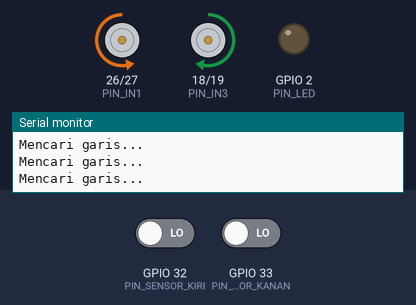
Simulated run of this sketch. Board: ESP32. Shown: motor-driver pin pairs drawn as motors (green arrow = first pin HIGH = forward, orange = second pin HIGH = backward, longer = more drive, scaled by the enable pin), output pins drawn as LEDs (lit = HIGH), the last lines printed to the serial monitor. Inputs (shaded band) come from the test bench; at power-on: GPIO 32 (PIN_SENSOR_KIRI) LOW, GPIO 33 (PIN_SENSOR_KANAN) LOW.

Above: at 1.2 s.
1.3 s: GPIO 32 (PIN_SENSOR_KIRI) driven HIGH
At 2.4 s:
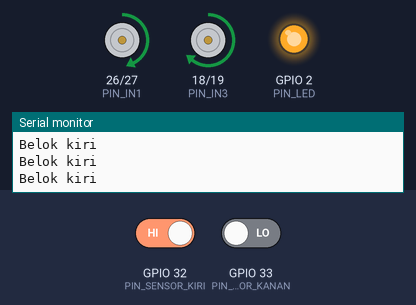
2.8 s: GPIO 33 (PIN_SENSOR_KANAN) driven HIGH
At 3.6 s:
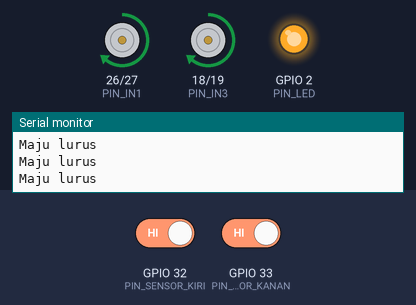
4.3 s: GPIO 32 (PIN_SENSOR_KIRI) driven LOW
At 4.7 s:
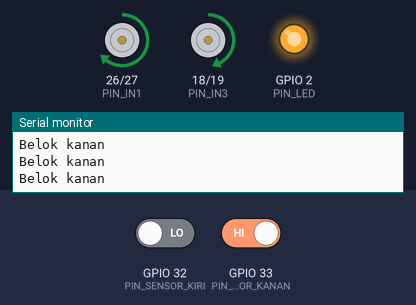
5.8 s: GPIO 33 (PIN_SENSOR_KANAN) driven LOW
At 7.1 s:
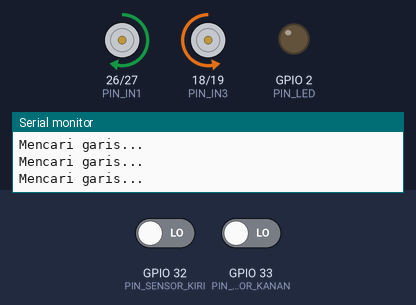
Timing chart, 0 to 8.3 s (numbered marks = the images above; inputs shaded):
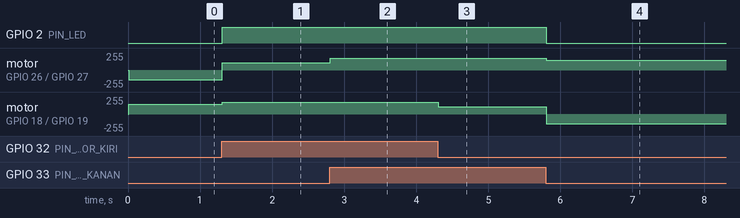

The sketch:

RobotLineFollower.ino
```cpp
// Robot Line Follower — ESP32 + 2 sensor garis TCRT5000 + driver L298N
//
// Robot mengikuti garis hitam di lantai putih tanpa disentuh.
// Dua sensor garis TCRT5000 di depan membaca garis; ESP32 memutuskan
// arah dari kombinasi kedua sensor, lalu mengatur kecepatan kedua motor
// DC lewat driver L298N dengan sinyal PWM.
//
// Logika mengikuti garis (sensor HIGH = di atas garis hitam):
//   kiri HIGH, kanan HIGH  -> maju lurus
//   kiri HIGH saja         -> belok kiri (motor kiri pelan)
//   kanan HIGH saja        -> belok kanan (motor kanan pelan)
//   keduanya LOW           -> putar di tempat ke arah belokan terakhir,
//                            sampai salah satu sensor menemukan garis lagi
//
// Pin (sama persis dengan schematic.png):
//   Sensor kiri  OUT -> GPIO32, VCC -> 3V3, GND -> GND
//   Sensor kanan OUT -> GPIO33, VCC -> 3V3, GND -> GND
//   L298N ENA -> GPIO25 (PWM motor kiri)
//   L298N IN1 -> GPIO26, IN2 -> GPIO27 (arah motor kiri)
//   L298N IN3 -> GPIO18, IN4 -> GPIO19 (arah motor kanan)
//   L298N ENB -> GPIO13 (PWM motor kanan)
//   L298N 12V -> baterai 7,4 V, GND -> GND, 5V -> VIN ESP32
//   LED bawaan GPIO2 menyala saat robot sedang mengikuti garis.
//
// Perhatian daya: baterai 7,4 V HANYA masuk ke pin 12V L298N.
// Jangan hubungkan baterai langsung ke VIN ESP32 — ESP32 dicatu
// dari regulator 5V L298N lewat VIN.

// ---------- Pin ----------
const uint8_t PIN_SENSOR_KIRI  = 32;  // OUT sensor garis kiri (TCRT5000)
const uint8_t PIN_SENSOR_KANAN = 33;  // OUT sensor garis kanan (TCRT5000)
const uint8_t PIN_ENA = 25;           // PWM motor kiri (L298N ENA)
const uint8_t PIN_IN1 = 26;           // Arah motor kiri
const uint8_t PIN_IN2 = 27;           // Arah motor kiri
const uint8_t PIN_IN3 = 18;           // Arah motor kanan
const uint8_t PIN_IN4 = 19;           // Arah motor kanan
const uint8_t PIN_ENB = 13;           // PWM motor kanan (L298N ENB)
const uint8_t PIN_LED  = 2;            // LED bawaan ESP32

// ---------- Konstanta ----------
const uint16_t INTERVAL_BACA_MS = 10;    // baca sensor tiap 10 ms
const uint16_t FREKUENSI_PWM_HZ = 5000;  // frekuensi PWM motor
const uint8_t  RESOLUSI_PWM_BIT = 8;     // PWM 8-bit (0-255)
const uint8_t  KECEPATAN_MAJU   = 180;   // kecepatan lurus (0-255)
const uint8_t  KECEPATAN_BELOK  = 110;   // kecepatan motor sisi dalam saat belok
const uint8_t  KECEPATAN_PUTAR  = 150;   // kecepatan putar mencari garis
const uint8_t  PWM_MAKSIMAL     = 255;   // nilai PWM tertinggi

// Arah putar terakhir: true = terakhir belok kiri, false = kanan.
// Dipakai saat robot kehilangan garis supaya putarnya tidak asal.
bool terakhirBelokKiri = true;

unsigned long waktuBacaTerakhir = 0;

void setup() {
  Serial.begin(115200);

  pinMode(PIN_SENSOR_KIRI, INPUT);
  pinMode(PIN_SENSOR_KANAN, INPUT);
  pinMode(PIN_LED, OUTPUT);

  pinMode(PIN_IN1, OUTPUT);
  pinMode(PIN_IN2, OUTPUT);
  pinMode(PIN_IN3, OUTPUT);
  pinMode(PIN_IN4, OUTPUT);

  // PWM motor (ESP32 core 4.x: ledcAttach mengikat pin ke channel)
  ledcAttach(PIN_ENA, FREKUENSI_PWM_HZ, RESOLUSI_PWM_BIT);
  ledcAttach(PIN_ENB, FREKUENSI_PWM_HZ, RESOLUSI_PWM_BIT);

  berhenti();
  Serial.println("Robot line follower siap.");
}

void loop() {
  unsigned long sekarang = millis();
  if (sekarang - waktuBacaTerakhir < INTERVAL_BACA_MS) {
    return;  // belum waktunya baca sensor lagi
  }
  waktuBacaTerakhir = sekarang;

  bool kiriDiGaris  = digitalRead(PIN_SENSOR_KIRI) == HIGH;
  bool kananDiGaris = digitalRead(PIN_SENSOR_KANAN) == HIGH;

  if (kiriDiGaris && kananDiGaris) {
    majuLurus();
  } else if (kiriDiGaris) {
    belokKiri();
  } else if (kananDiGaris) {
    belokKanan();
  } else {
    putarCariGaris();
  }
}

// ---------- Gerakan ----------

// Atur satu motor: kecepatan 0-255, maju = true berarti roda ke depan.
void aturMotor(uint8_t pinPwm, uint8_t pinArah1, uint8_t pinArah2,
               uint8_t kecepatan, bool maju) {
  digitalWrite(pinArah1, maju ? HIGH : LOW);
  digitalWrite(pinArah2, maju ? LOW : HIGH);
  ledcWrite(pinPwm, kecepatan);
}

void majuLurus() {
  aturMotor(PIN_ENA, PIN_IN1, PIN_IN2, KECEPATAN_MAJU, true);
  aturMotor(PIN_ENB, PIN_IN3, PIN_IN4, KECEPATAN_MAJU, true);
  digitalWrite(PIN_LED, HIGH);
  Serial.println("Maju lurus");
}

void belokKiri() {
  // Motor kiri pelan, motor kanan tetap cepat -> robot belok kiri.
  aturMotor(PIN_ENA, PIN_IN1, PIN_IN2, KECEPATAN_BELOK, true);
  aturMotor(PIN_ENB, PIN_IN3, PIN_IN4, KECEPATAN_MAJU, true);
  terakhirBelokKiri = true;
  digitalWrite(PIN_LED, HIGH);
  Serial.println("Belok kiri");
}

void belokKanan() {
  aturMotor(PIN_ENA, PIN_IN1, PIN_IN2, KECEPATAN_MAJU, true);
  aturMotor(PIN_ENB, PIN_IN3, PIN_IN4, KECEPATAN_BELOK, true);
  terakhirBelokKiri = false;
  digitalWrite(PIN_LED, HIGH);
  Serial.println("Belok kanan");
}

void putarCariGaris() {
  // Putar di tempat ke arah belokan terakhir sampai garis ketemu lagi.
  if (terakhirBelokKiri) {
    aturMotor(PIN_ENA, PIN_IN1, PIN_IN2, KECEPATAN_PUTAR, false);
    aturMotor(PIN_ENB, PIN_IN3, PIN_IN4, KECEPATAN_PUTAR, true);
  } else {
    aturMotor(PIN_ENA, PIN_IN1, PIN_IN2, KECEPATAN_PUTAR, true);
    aturMotor(PIN_ENB, PIN_IN3, PIN_IN4, KECEPATAN_PUTAR, false);
  }
  digitalWrite(PIN_LED, LOW);
  Serial.println("Mencari garis...");
}

void berhenti() {
  aturMotor(PIN_ENA, PIN_IN1, PIN_IN2, 0, true);
  aturMotor(PIN_ENB, PIN_IN3, PIN_IN4, 0, true);
  digitalWrite(PIN_LED, LOW);
}
```

Measured:
- after the input at 1.3 s, GPIO 2 (PIN_LED): LOW → HIGH at once; motor on GPIO 26 (PIN_IN1) / GPIO 27 (PIN_IN2): backward 149/255 → forward 110/255 at once; motor on GPIO 18 (PIN_IN3) / GPIO 19 (PIN_IN4): forward 149/255 → forward 179/255 at once
- after the input at 2.8 s, motor on GPIO 26 (PIN_IN1) / GPIO 27 (PIN_IN2): forward 110/255 → forward 179/255 at once
- after the input at 4.3 s, motor on GPIO 18 (PIN_IN3) / GPIO 19 (PIN_IN4): forward 179/255 → forward 110/255 at once
- after the input at 5.8 s, GPIO 2 (PIN_LED): HIGH → LOW at once; motor on GPIO 26 (PIN_IN1) / GPIO 27 (PIN_IN2): forward 179/255 → forward 149/255 at once; motor on GPIO 18 (PIN_IN3) / GPIO 19 (PIN_IN4): forward 110/255 → backward 149/255 at once
